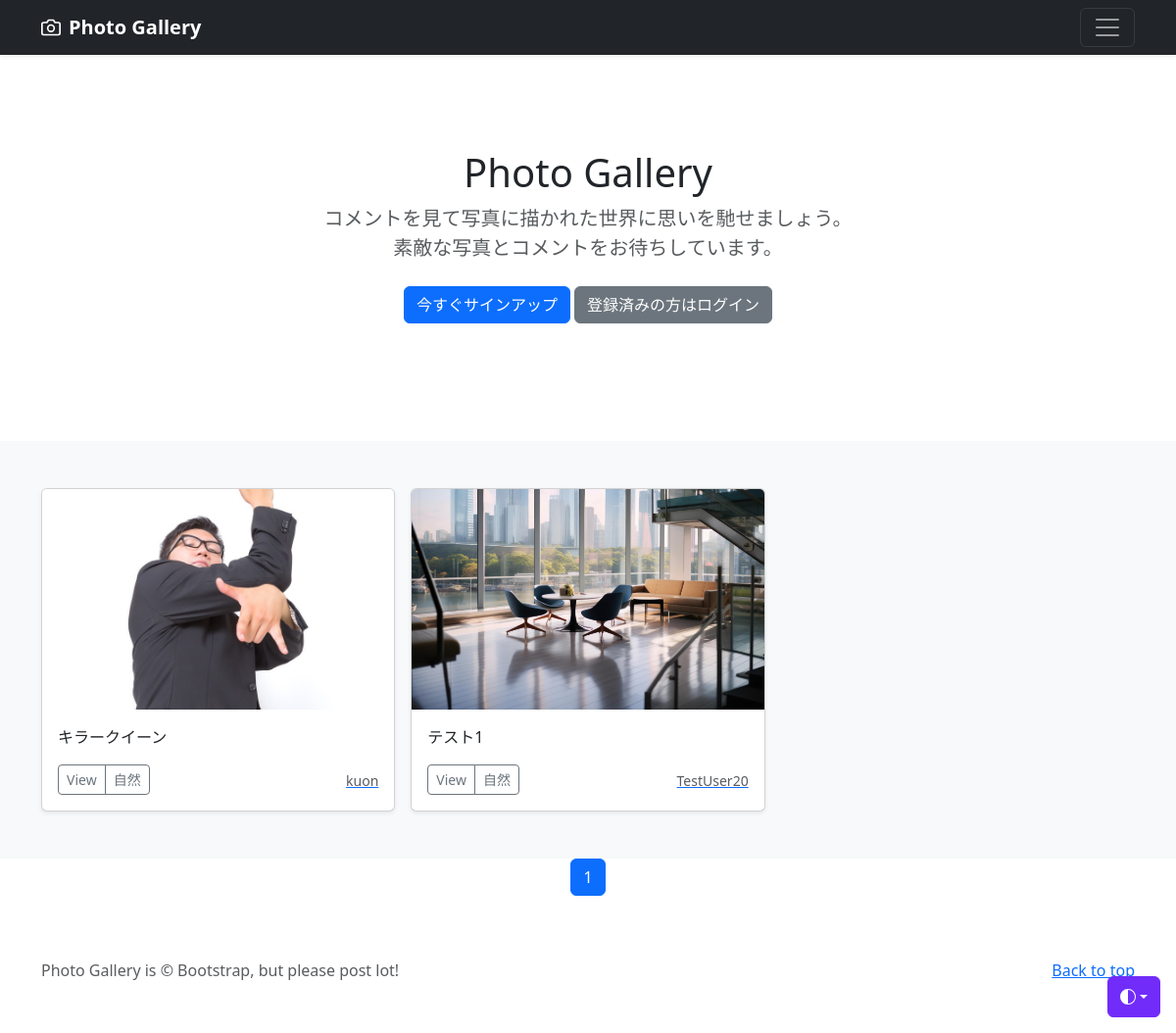
Page /photos/2 on the committed database.
### photo/models.py (models this page shows, shortened)
class PhotoPost(models.Model):
    user = models.ForeignKey(
                CustomUser,
                verbose_name='ユーザ',
                on_delete=models.CASCADE)
    category = models.ForeignKey(
                Category,
                verbose_name='カテゴリ',
                on_delete=models.PROTECT)
    title = models.CharField(
                verbose_name='タイトル',
                max_length=200)
    comment = models.TextField(
                verbose_name='コメント')
    image1 = models.ImageField(
                verbose_name='イメージ1',
                upload_to='photos')
    image2 = models.ImageField(
                verbose_name='イメージ2',
                upload_to='photos',
                blank=True,
                null=True)
    posted_at = models.DateTimeField(
                verbose_name='投稿日時',
                auto_now_add=True)

class Category(models.Model):
    title = models.CharField(
                verbose_name='カテゴリ',
                max_length=20)

### accounts/models.py (models this page shows)
class CustomUser(AbstractUser):
    pass

### photo/views.py (the view)
class CategoryView(ListView):
    template_name='index.html'
    paginate_by=6
    def get_queryset(self):
        category_id=self.kwargs['category']
        records=PhotoPost.objects.filter(
            category=category_id).order_by('-posted_at')
        return records

### photo/templates/index.html (shortened to what this page needs)
{% extends 'base.html' %}
{% block contents %}
    {% include "photos_title.html" %}
    {% include "photos_list.html" %}
    {% include "pagination.html"%}
{% endblock %}

### photo/templates/photos_list.html (shortened to what this page needs)
  <div class="album py-5 bg-body-tertiary">
    <div class="container">
      <div class="row row-cols-1 row-cols-sm-2 row-cols-md-3 g-3">
        {% for record in object_list %}
        <div class="col">
          <div class="card shadow-sm">
            <img src="{{ record.image1.url }}"
              class="bd-placeholder-img card-img-top"
              width="100%" height="225"
              xmlns="http://www.w3.org/2000/svg"
              role="img" aria-label="Placeholder: Thumbnail"
              preserveAspectRatio="xMidYMid slice"
              focusable="false">
              <title>Placeholder</title><rect width="100%" height="100%" fill="#55595c"/></svg>
            <div class="card-body">
              <p class="card-text">{{ record.title}}</p>
              <div class="d-flex justify-content-between align-items-center">
                <div class="btn-group">
                  <button type="button"
                   class="btn btn-sm btn-outline-secondary"
                   onclick="location.href='{%url 'photo:photo_detail' record.pk %}'">
                   View</button>
                  <button type="button"
                   class="btn btn-sm btn-outline-secondary"
                   onclick="location.href='{%url 'photo:photos_cat' category=record.category.id%}'">
                   {{ record.category.title}}</button>
                </div>
                <a href="{% url 'photo:user_list' user=record.user.id %}">
                  <small class="text-muted">
                  {{ record.user }}</small>
                </a>
              </div>
            </div>
          </div>
        </div>
        {% endfor %}
      </div>
    </div>
  </div>

### photo/templates/base.html (style rules this page uses)
.bd-placeholder-img { font-size: 1.125rem; text-anchor: middle; -webkit-user-select: none; -moz-user-select: none; user-select: none; }

### photo/templates/photos_list.html (style rules this page uses)
img { object-fit: cover; }

### rows in the picture
PhotoPost: image1 (picture), title "キラークイーン", category "自然", user "kuon"
PhotoPost: image1 (picture), title "テスト1", category "自然", user "TestUser20"

### other values in the picture
{{ num }} "1"
